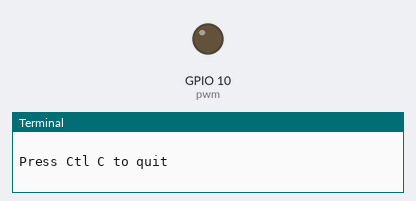
A program run on a simulated Raspberry Pi (BCM pin numbers). Shown: output pins drawn as LEDs (lit = HIGH), the last lines printed to the terminal.

Above: at 0.05 s.
At 0.5 s:
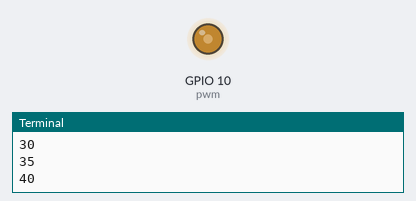
At 0.95 s:
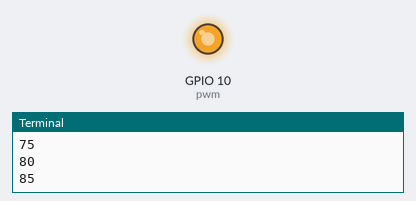
At 1.85 s:
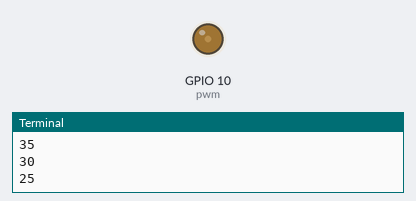
Timing chart, 0 to 4.6 s (numbered marks = the images above):
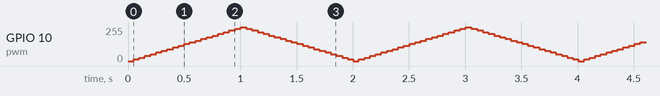

The program:

PWM.py
```python
#  MBTechWorks.com 2016
#  Pulse Width Modulation (PWM) demo to cycle brightness of an LED

import RPi.GPIO as GPIO   # Import the GPIO library.
import time               # Import time library

GPIO.setmode(GPIO.BCM)  # Set Pi to use pin number when referencing GPIO pins.
                          # Can use GPIO.setmode(GPIO.BCM) instead to use
                          # Broadcom SOC channel names.

GPIO.setup(10, GPIO.OUT,initial=GPIO.LOW)  # Set GPIO pin 12 to output mode.
pwm = GPIO.PWM(10, 100)   # Initialize PWM on pwmPin 100Hz frequency

# main loop of program
print("\nPress Ctl C to quit \n")  # Print blank line before and after message.
dc=0                               # set dc variable to 0 for 0%
pwm.start(0)                      # Start PWM with 0% duty cycle

try:
  while True:                      # Loop until Ctl C is pressed to stop.
    for dc in range(0, 101, 5):    # Loop 0 to 100 stepping dc by 5 each loop
      pwm.ChangeDutyCycle(dc)
      time.sleep(0.05)             # wait .05 seconds at current LED brightness
      print(dc)
    for dc in range(95, 0, -5):    # Loop 95 to 5 stepping dc down by 5 each loop
      pwm.ChangeDutyCycle(dc)
      time.sleep(0.05)             # wait .05 seconds at current LED brightness
      print(dc)
except KeyboardInterrupt:
  print("Ctl C pressed - ending program")

pwm.stop()                      # stop PWM
                     # resets GPIO ports used back to input mode
```
